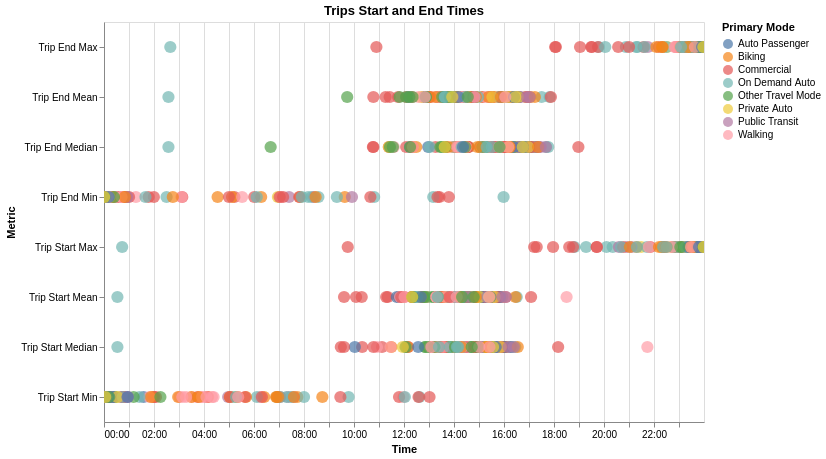

Write notebook code for a chart like this one.
### Code cell
alt.Chart(time_melt).mark_circle(size=150).encode(
    x=alt.X('Time:T',axis=alt.Axis(format='%H:%M')),
    y='Metric:O',
    color=alt.Color("Primary Mode"),
    tooltip = ['Primary Mode', 'Metric', 'Time'],
).properties(height=400, width=600, title="Trips Start and End Times").interactive()

### Figure 1 — Vega-Lite specification as saved in the notebook (floating-point values rounded to 4 significant figures; data arrays with more than 128 entries replaced by an {"elided": "..."} marker saying what was removed)
{"config": {"view": {"continuousWidth": 300, "continuousHeight": 300}}, "data": {"name": "data-ff01b579bbc4744550173f43edfec630"}, "mark": {"type": "circle", "size": 150}, "encoding": {"color": {"field": "Primary Mode", "type": "nominal"}, "tooltip": [{"field": "Primary Mode", "type": "nominal"}, {"field": "Metric", "type": "nominal"}, {"field": "Time", "type": "temporal"}], "x": {"axis": {"format": "%H:%M"}, "field": "Time", "type": "temporal"}, "y": {"field": "Metric", "type": "ordinal"}}, "height": 400, "params": [{"name": "param_6", "select": {"type": "interval", "encodings": ["x", "y"]}, "bind": "scales"}], "title": "Trips Start and End Times", "width": 600, "$schema": "https://vega.github.io/schema/vega-lite/v5.20.1.json", "datasets": {"data-ff01b579bbc4744550173f43edfec630": {"elided": "1192 records"}}}
